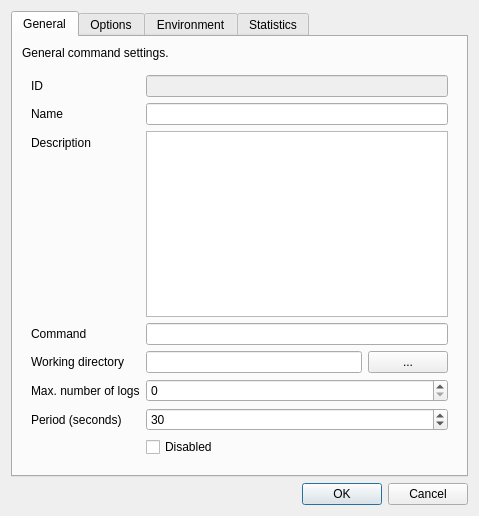
<?xml version="1.0" encoding="UTF-8"?>
<ui version="4.0">
 <class>Dialog</class>
 <widget class="QDialog" name="Dialog">
  <property name="geometry">
   <rect>
    <x>0</x>
    <y>0</y>
    <width>479</width>
    <height>516</height>
   </rect>
  </property>
  <property name="windowTitle">
   <string>Dialog</string>
  </property>
  <layout class="QVBoxLayout" name="verticalLayout">
   <item>
    <widget class="QTabWidget" name="tabWidget">
     <property name="currentIndex">
      <number>0</number>
     </property>
     <widget class="QWidget" name="general">
      <attribute name="title">
       <string>General</string>
      </attribute>
      <layout class="QVBoxLayout" name="verticalLayout_2">
       <item>
        <widget class="QLabel" name="label_7">
         <property name="text">
          <string>General command settings.</string>
         </property>
         <property name="wordWrap">
          <bool>true</bool>
         </property>
         <property name="openExternalLinks">
          <bool>true</bool>
         </property>
        </widget>
       </item>
       <item>
        <widget class="QFrame" name="frame">
         <layout class="QFormLayout" name="formLayout">
          <item row="0" column="0">
           <widget class="QLabel" name="label_4">
            <property name="text">
             <string>ID</string>
            </property>
           </widget>
          </item>
          <item row="0" column="1">
           <widget class="QLineEdit" name="id_text_box">
            <property name="enabled">
             <bool>false</bool>
            </property>
            <property name="toolTip">
             <string>ID of the command. Must be unique across all defined commands.</string>
            </property>
            <property name="readOnly">
             <bool>false</bool>
            </property>
           </widget>
          </item>
          <item row="1" column="0">
           <widget class="QLabel" name="label">
            <property name="text">
             <string>Name</string>
            </property>
           </widget>
          </item>
          <item row="1" column="1">
           <widget class="QLineEdit" name="name_text_box">
            <property name="toolTip">
             <string>Name of the command. Must be unique across all defined commands.</string>
            </property>
           </widget>
          </item>
          <item row="2" column="0">
           <widget class="QLabel" name="label_13">
            <property name="text">
             <string>Description</string>
            </property>
           </widget>
          </item>
          <item row="2" column="1">
           <widget class="QPlainTextEdit" name="description_text_box">
            <property name="tabChangesFocus">
             <bool>true</bool>
            </property>
           </widget>
          </item>
          <item row="3" column="0">
           <widget class="QLabel" name="label_3">
            <property name="text">
             <string>Command</string>
            </property>
           </widget>
          </item>
          <item row="3" column="1">
           <widget class="QLineEdit" name="command_text_box">
            <property name="toolTip">
             <string>Command to run.</string>
            </property>
           </widget>
          </item>
          <item row="4" column="0">
           <widget class="QLabel" name="label_6">
            <property name="text">
             <string>Working directory</string>
            </property>
           </widget>
          </item>
          <item row="4" column="1">
           <layout class="QHBoxLayout" name="horizontalLayout">
            <item>
             <widget class="QLineEdit" name="working_directory_text_box">
              <property name="toolTip">
               <string>Working directory. Thr process will change the current directory to this before executing the command.</string>
              </property>
             </widget>
            </item>
            <item>
             <widget class="QPushButton" name="working_directory_choose_button">
              <property name="text">
               <string>...</string>
              </property>
             </widget>
            </item>
           </layout>
          </item>
          <item row="5" column="0">
           <widget class="QLabel" name="label_5">
            <property name="text">
             <string>Max. number of logs</string>
            </property>
           </widget>
          </item>
          <item row="5" column="1">
           <widget class="QSpinBox" name="max_log_count_spin_box">
            <property name="toolTip">
             <string>Maximum number of execution logs to keep.</string>
            </property>
            <property name="showGroupSeparator" stdset="0">
             <bool>true</bool>
            </property>
            <property name="maximum">
             <number>9999</number>
            </property>
           </widget>
          </item>
          <item row="6" column="0">
           <widget class="QLabel" name="label_2">
            <property name="text">
             <string>Period (seconds)</string>
            </property>
           </widget>
          </item>
          <item row="6" column="1">
           <widget class="QSpinBox" name="seconds_between_executions_spin_box">
            <property name="toolTip">
             <string>How often to run the command.</string>
            </property>
            <property name="showGroupSeparator" stdset="0">
             <bool>true</bool>
            </property>
            <property name="minimum">
             <number>1</number>
            </property>
            <property name="maximum">
             <number>999999999</number>
            </property>
            <property name="singleStep">
             <number>1</number>
            </property>
            <property name="value">
             <number>30</number>
            </property>
           </widget>
          </item>
          <item row="7" column="1">
           <widget class="QCheckBox" name="disabled_checkbox">
            <property name="toolTip">
             <string>If this option is enabled, the command won't be run.</string>
            </property>
            <property name="text">
             <string>Disabled</string>
            </property>
           </widget>
          </item>
         </layout>
        </widget>
       </item>
      </layout>
     </widget>
     <widget class="QWidget" name="options">
      <attribute name="title">
       <string>Options</string>
      </attribute>
      <layout class="QVBoxLayout" name="verticalLayout_4">
       <item>
        <widget class="QLabel" name="label_21">
         <property name="text">
          <string>Override default command options.</string>
         </property>
         <property name="wordWrap">
          <bool>true</bool>
         </property>
         <property name="openExternalLinks">
          <bool>true</bool>
         </property>
        </widget>
       </item>
       <item>
        <widget class="QFrame" name="frame_3">
         <property name="frameShape">
          <enum>QFrame::NoFrame</enum>
         </property>
         <property name="frameShadow">
          <enum>QFrame::Plain</enum>
         </property>
         <layout class="QFormLayout" name="formLayout_3">
          <item row="0" column="1">
           <widget class="QCheckBox" name="run_in_shell_checkbox">
            <property name="text">
             <string>Run in shell</string>
            </property>
            <property name="tristate">
             <bool>true</bool>
            </property>
           </widget>
          </item>
          <item row="1" column="1">
           <widget class="QCheckBox" name="restart_on_exit_checkbox">
            <property name="text">
             <string>Restart on exit</string>
            </property>
            <property name="tristate">
             <bool>true</bool>
            </property>
           </widget>
          </item>
          <item row="2" column="1">
           <widget class="QCheckBox" name="restart_on_failure_checkbox">
            <property name="text">
             <string>Restart on failure</string>
            </property>
            <property name="tristate">
             <bool>true</bool>
            </property>
           </widget>
          </item>
          <item row="3" column="1">
           <widget class="QCheckBox" name="include_output_in_notifications_checkbox">
            <property name="text">
             <string>Include output in notifications</string>
            </property>
            <property name="tristate">
             <bool>true</bool>
            </property>
           </widget>
          </item>
          <item row="4" column="1">
           <widget class="QCheckBox" name="show_complete_notifications_checkbox">
            <property name="text">
             <string>Show notifications on complete</string>
            </property>
            <property name="tristate">
             <bool>true</bool>
            </property>
           </widget>
          </item>
          <item row="5" column="1">
           <widget class="QCheckBox" name="show_error_notifications_checkbox">
            <property name="text">
             <string>Show notifications on error</string>
            </property>
            <property name="tristate">
             <bool>true</bool>
            </property>
           </widget>
          </item>
         </layout>
        </widget>
       </item>
       <item>
        <spacer name="verticalSpacer_2">
         <property name="orientation">
          <enum>Qt::Vertical</enum>
         </property>
         <property name="sizeHint" stdset="0">
          <size>
           <width>20</width>
           <height>40</height>
          </size>
         </property>
        </spacer>
       </item>
      </layout>
     </widget>
     <widget class="QWidget" name="environment">
      <attribute name="title">
       <string>Environment</string>
      </attribute>
      <layout class="QVBoxLayout" name="verticalLayout_5">
       <item>
        <widget class="QLabel" name="label_22">
         <property name="text">
          <string>Environment variables.</string>
         </property>
         <property name="wordWrap">
          <bool>true</bool>
         </property>
         <property name="openExternalLinks">
          <bool>true</bool>
         </property>
        </widget>
       </item>
       <item>
        <widget class="QFrame" name="frame_4">
         <property name="frameShape">
          <enum>QFrame::NoFrame</enum>
         </property>
         <property name="frameShadow">
          <enum>QFrame::Plain</enum>
         </property>
         <layout class="QFormLayout" name="formLayout_4">
          <item row="0" column="0">
           <widget class="QLabel" name="label_23">
            <property name="text">
             <string>Variables</string>
            </property>
           </widget>
          </item>
          <item row="0" column="1">
           <widget class="QTableView" name="environment_table"/>
          </item>
         </layout>
        </widget>
       </item>
      </layout>
     </widget>
     <widget class="QWidget" name="stats">
      <attribute name="title">
       <string>Statistics</string>
      </attribute>
      <layout class="QVBoxLayout" name="verticalLayout_3">
       <item>
        <widget class="QLabel" name="label_10">
         <property name="text">
          <string>Command statistics.</string>
         </property>
         <property name="wordWrap">
          <bool>true</bool>
         </property>
         <property name="openExternalLinks">
          <bool>true</bool>
         </property>
        </widget>
       </item>
       <item>
        <widget class="QFrame" name="frame_2">
         <property name="frameShape">
          <enum>QFrame::NoFrame</enum>
         </property>
         <property name="frameShadow">
          <enum>QFrame::Plain</enum>
         </property>
         <layout class="QFormLayout" name="formLayout_2">
          <item row="0" column="0">
           <widget class="QLabel" name="label_8">
            <property name="text">
             <string>Total runs</string>
            </property>
           </widget>
          </item>
          <item row="0" column="1">
           <widget class="QLabel" name="total_runs_label">
            <property name="text">
             <string>0</string>
            </property>
           </widget>
          </item>
          <item row="1" column="0">
           <widget class="QLabel" name="label_11">
            <property name="text">
             <string>Successful runs</string>
            </property>
           </widget>
          </item>
          <item row="2" column="0">
           <widget class="QLabel" name="label_12">
            <property name="text">
             <string>Error runs</string>
            </property>
           </widget>
          </item>
          <item row="3" column="0">
           <widget class="QLabel" name="label_14">
            <property name="text">
             <string>Failed runs</string>
            </property>
           </widget>
          </item>
          <item row="4" column="0">
           <widget class="QLabel" name="label_15">
            <property name="text">
             <string>Last run</string>
            </property>
           </widget>
          </item>
          <item row="6" column="0">
           <widget class="QLabel" name="label_16">
            <property name="text">
             <string>Last status</string>
            </property>
           </widget>
          </item>
          <item row="7" column="0">
           <widget class="QLabel" name="label_17">
            <property name="text">
             <string>Last successful run</string>
            </property>
           </widget>
          </item>
          <item row="9" column="0">
           <widget class="QLabel" name="label_18">
            <property name="text">
             <string>Min. duration</string>
            </property>
           </widget>
          </item>
          <item row="10" column="0">
           <widget class="QLabel" name="label_19">
            <property name="text">
             <string>Max. duration</string>
            </property>
           </widget>
          </item>
          <item row="11" column="0">
           <widget class="QLabel" name="label_20">
            <property name="text">
             <string>Average duration</string>
            </property>
           </widget>
          </item>
          <item row="1" column="1">
           <widget class="QLabel" name="ok_runs_label">
            <property name="text">
             <string>0</string>
            </property>
           </widget>
          </item>
          <item row="2" column="1">
           <widget class="QLabel" name="error_runs_label">
            <property name="text">
             <string>0</string>
            </property>
           </widget>
          </item>
          <item row="3" column="1">
           <widget class="QLabel" name="failed_runs_label">
            <property name="text">
             <string>0</string>
            </property>
           </widget>
          </item>
          <item row="4" column="1">
           <widget class="QLabel" name="last_run_dt_label">
            <property name="text">
             <string>Never</string>
            </property>
           </widget>
          </item>
          <item row="6" column="1">
           <widget class="QLabel" name="last_run_exit_code_label">
            <property name="text">
             <string>Unknown</string>
            </property>
           </widget>
          </item>
          <item row="7" column="1">
           <widget class="QLabel" name="last_successful_run_dt_label">
            <property name="text">
             <string>Never</string>
            </property>
           </widget>
          </item>
          <item row="9" column="1">
           <widget class="QLabel" name="min_duration_label">
            <property name="text">
             <string>Unknown</string>
            </property>
           </widget>
          </item>
          <item row="10" column="1">
           <widget class="QLabel" name="max_duration_label">
            <property name="text">
             <string>Unknow</string>
            </property>
           </widget>
          </item>
          <item row="11" column="1">
           <widget class="QLabel" name="avg_duration_label">
            <property name="text">
             <string>Unknow</string>
            </property>
           </widget>
          </item>
          <item row="8" column="0">
           <widget class="QLabel" name="label_9">
            <property name="text">
             <string>Last duration</string>
            </property>
           </widget>
          </item>
          <item row="8" column="1">
           <widget class="QLabel" name="last_duration_label">
            <property name="text">
             <string>Unknown</string>
            </property>
           </widget>
          </item>
          <item row="5" column="0">
           <widget class="QLabel" name="label_24">
            <property name="text">
             <string>Next run</string>
            </property>
           </widget>
          </item>
          <item row="5" column="1">
           <widget class="QLabel" name="next_run_dt_label">
            <property name="text">
             <string>Unknown</string>
            </property>
           </widget>
          </item>
         </layout>
        </widget>
       </item>
       <item>
        <spacer name="verticalSpacer">
         <property name="orientation">
          <enum>Qt::Vertical</enum>
         </property>
         <property name="sizeHint" stdset="0">
          <size>
           <width>20</width>
           <height>40</height>
          </size>
         </property>
        </spacer>
       </item>
      </layout>
     </widget>
    </widget>
   </item>
   <item>
    <widget class="QDialogButtonBox" name="buttonBox">
     <property name="orientation">
      <enum>Qt::Horizontal</enum>
     </property>
     <property name="standardButtons">
      <set>QDialogButtonBox::Cancel|QDialogButtonBox::Ok</set>
     </property>
    </widget>
   </item>
  </layout>
 </widget>
 <resources/>
 <connections>
  <connection>
   <sender>buttonBox</sender>
   <signal>accepted()</signal>
   <receiver>Dialog</receiver>
   <slot>accept()</slot>
   <hints>
    <hint type="sourcelabel">
     <x>248</x>
     <y>254</y>
    </hint>
    <hint type="destinationlabel">
     <x>157</x>
     <y>274</y>
    </hint>
   </hints>
  </connection>
  <connection>
   <sender>buttonBox</sender>
   <signal>rejected()</signal>
   <receiver>Dialog</receiver>
   <slot>reject()</slot>
   <hints>
    <hint type="sourcelabel">
     <x>316</x>
     <y>260</y>
    </hint>
    <hint type="destinationlabel">
     <x>286</x>
     <y>274</y>
    </hint>
   </hints>
  </connection>
 </connections>
</ui>
